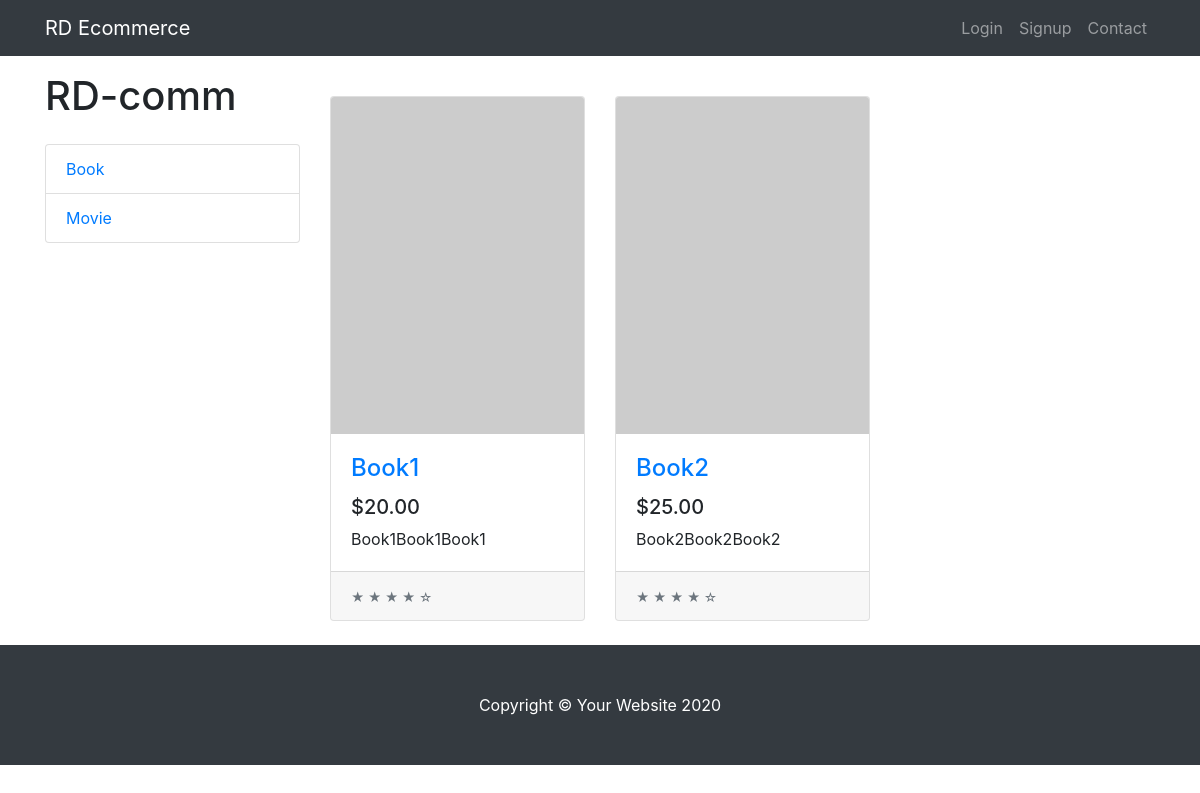
The app's page /, older data.
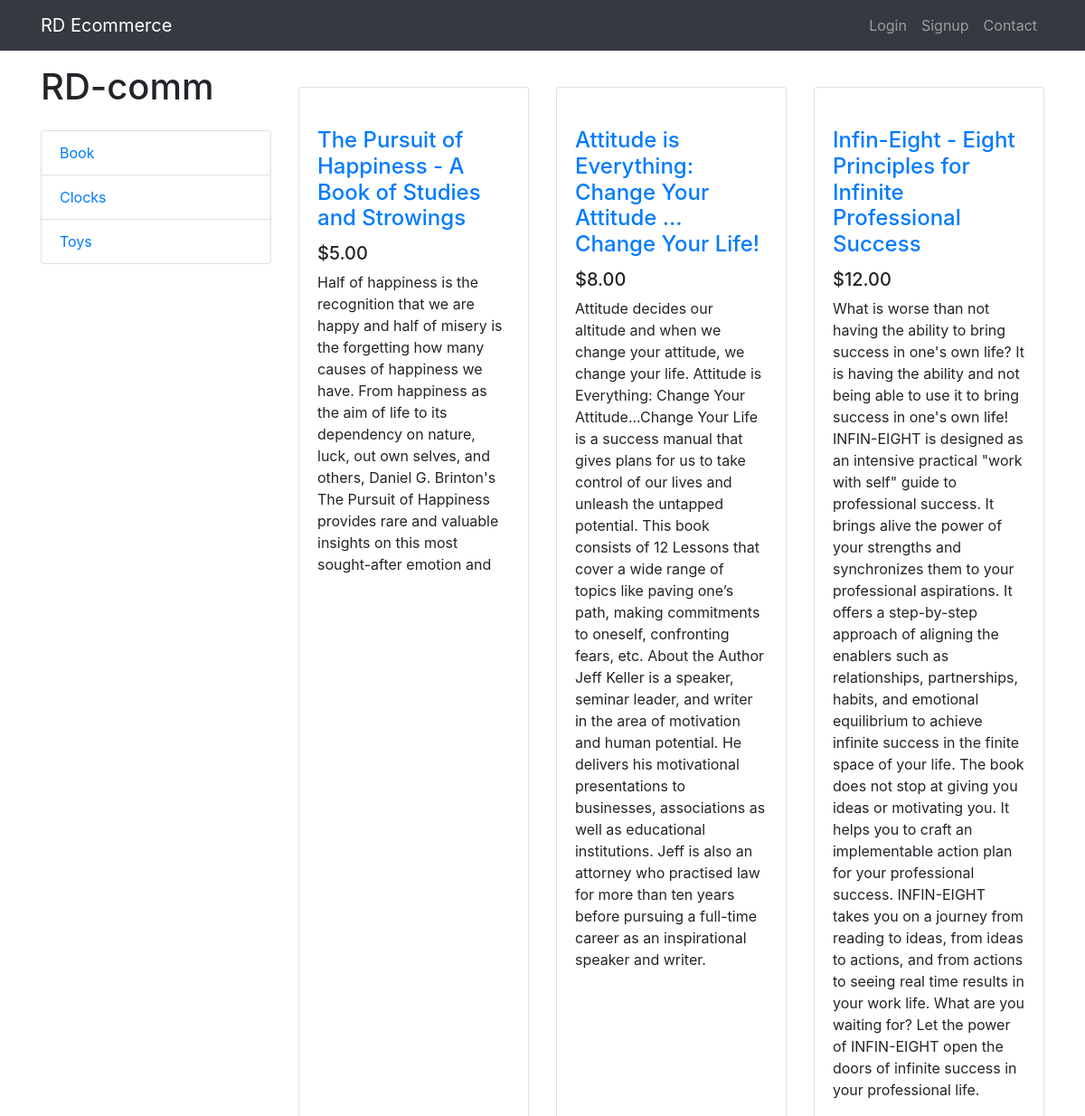
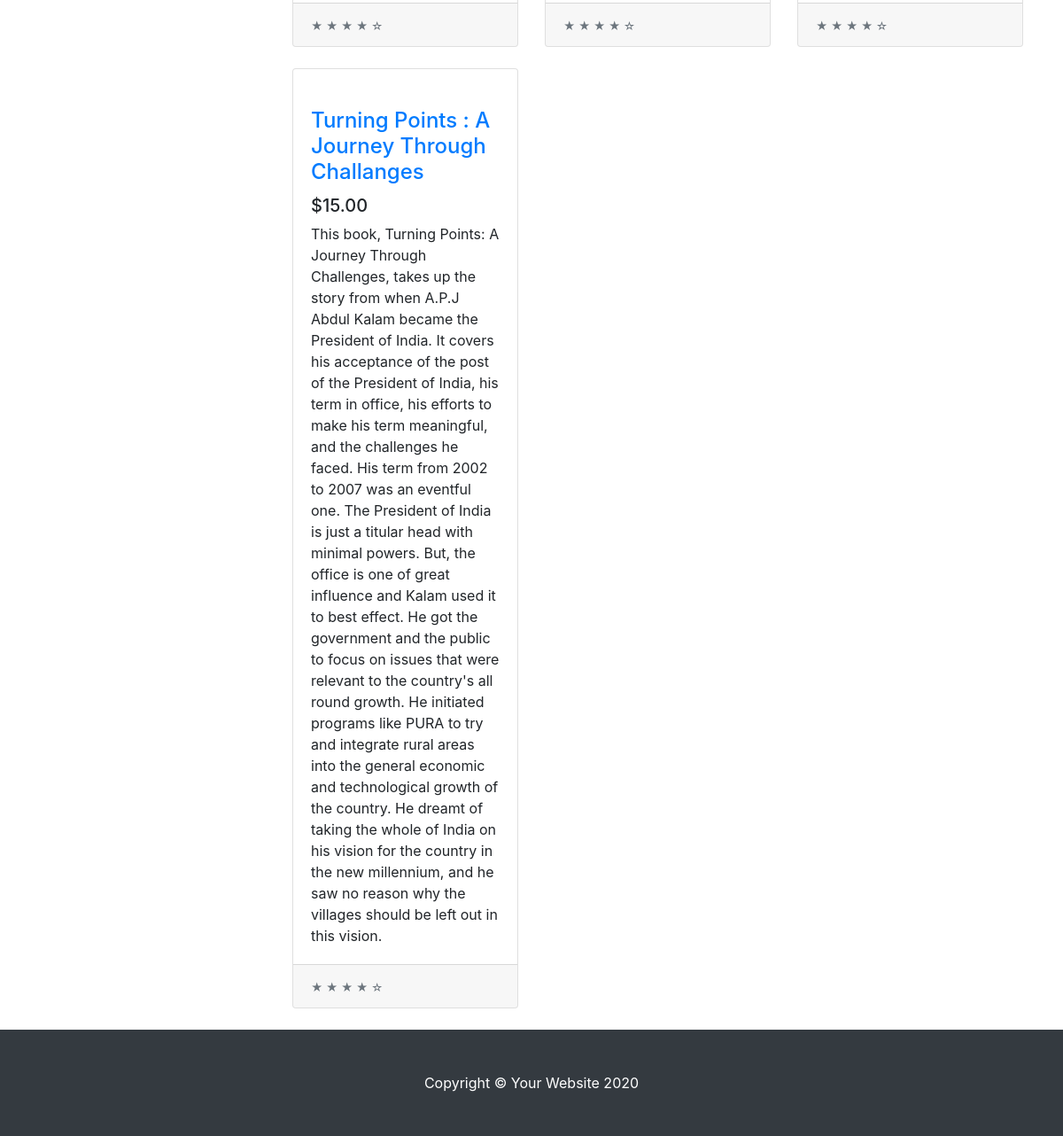
The same page, newer data (2 pictures, top to bottom).
### products/models.py (models this page shows, shortened)
class Category(models.Model):
    name = models.CharField(max_length=200)
    class Meta:
        ordering = ['name']

class Product(models.Model):
    name = models.CharField(max_length=200)
    category = models.ForeignKey('Category', on_delete=models.CASCADE)
    description = models.TextField(max_length=2000, default='')
    photo = models.URLField(max_length=900, default='https://via.placeholder.com/300x400?text=No+photo')
    price = models.DecimalField(max_digits=10, decimal_places=2)
    slug = models.SlugField()
    def get_absolute_url(self):
        return reverse('products:product-detail', args=[str(self.id)])

### products/views.py (the view)
# urls.py: path('', views.product_list, name='product-list'),
def product_list(request):
    categories = Category.objects.all()
    products = Product.objects.filter(category__id=categories[0].id)
    context = {
        'products': products,
        'categories': categories,
    }
    return render(request, 'Homepage.html', context)

### templates/Homepage.html
{% extends "base.html" %}
{% block categorycontent %}
   {% for category in categories %}
        <a href="{% url 'products:prod-category' category_id=category.id %}" class="list-group-item"> {{ category.name }}</a>
    {% endfor %}
{% endblock %}
{% block content %}
 <br><br>
        <div class="row">
           {% for prod in products %}
              <div class="col-lg-4 col-md-6 mb-4">
                <div class="card h-100">
                  <a href="{{ prod.get_absolute_url }}"><img class="card-img-top" src={{ prod.photo }} alt=""></a>
                  <div class="card-body">
                    <h4 class="card-title">
                      <a href="{{ prod.get_absolute_url }}">{{ prod.name }}</a>
                    </h4>
                    <h5>${{ prod.price}}</h5>
                    <p class="card-text">{{ prod.description }}</p>
                  </div>
                  <div class="card-footer">
                    <small class="text-muted">&#9733; &#9733; &#9733; &#9733; &#9734;</small>
                  </div>
                </div>
              </div>
           {% endfor %}
        </div>
{% endblock %}

### templates/base.html (shortened to what this page needs)
<!DOCTYPE html>
<html lang="en">
<head>
  {% load static %}
  <link href="{% static 'vendor/bootstrap/css/bootstrap.min.css' %}" rel="stylesheet">
  {% load static %}
  <link href="{% static 'css/shop-homepage.css" rel="stylesheet' %}">
</head>
<body>
  <nav class="navbar navbar-expand-lg navbar-dark bg-dark fixed-top">
    <div class="container">
      <a class="navbar-brand" href="/">RD Ecommerce</a>
      <div class="collapse navbar-collapse" id="navbarResponsive">
        <ul class="navbar-nav ml-auto">
          {% if request.user.is_authenticated %}
            <li class="nav-item active">
                <a class="nav-link" href="{% url 'orders:order-summary' %}">Cart</a>
          </li>
            <li class="nav-item">
              <a class="nav-link" href="{% url 'logout' %}">Logout</a>
            </li>
          {% else %}
                <li class="nav-item">
                  <a class="nav-link" href="{% url 'login' %}">Login</a>
              </li>
              <li class="nav-item">
                  <a class="nav-link" href="{% url 'accounts:register' %}">Signup</a>
              </li>
          {% endif %}
          <li class="nav-item">
            <a class="nav-link" href="#">Contact</a>
          </li>
        </ul>
      </div>
    </div>
  </nav>
  <div class="mt-4 pt-4">
    </div>
  <div class="container">
    <div class="row">
      <div class="col-lg-3">
        <h1 class="my-4">RD-comm</h1>
        <div class="list-group">
         {% block categorycontent %}
          {% endblock %}
        </div>
      </div>
      <div class="col-lg-9">
        {% block content %}
        {% endblock %}
      </div>
    </div>
  </div>
  <footer class="py-5 bg-dark">
    <div class="container">
      <p class="m-0 text-center text-white">Copyright &copy; Your Website 2020</p>
    </div>
  </footer>
</body>
</html>

Row changes from the older to the newer data that the page shows:
removed Category: name "Movie"
removed Product: name "Book1", price "20.00", description "Book1Book1Book1"
removed Product: name "Book2", price "25.00", description "Book2Book2Book2"
added Category: name "Clocks"
added Category: name "Toys"
added Product: name "The Pursuit of Happiness - A Book of Studies and Strowings", price "5.00", description "Half of happiness is the recognition that we are happy and half of misery is the forgetting how many causes of happiness we have. From happiness as the aim of life to its dependency on nature, luck, out own selves, and others, Daniel G. Brinton's The Pursuit of Happiness provides rare and valuable insights on this most sought-after emotion and"
added Product: name "Attitude is Everything: Change Your Attitude ... Change Your Life!", price "8.00", description "Attitude decides our altitude and when we change your attitude, we change your life. Attitude is Everything: Change Your Attitude...Change Your Life is a success manual that gives plans for us to take control of our lives and unleash the untapped potential. This book consists of 12 Lessons that cover a wide range of topics like paving one’s path, making commitments to oneself, confronting fears, etc. About the Author Jeff Keller is a speaker, seminar leader, and writer in the area of motivation and human potential. He delivers his motivational presentations to businesses, associations as well as educational institutions. Jeff is also an attorney who practised law for more than ten years…"
added Product: name "Infin-Eight - Eight Principles for Infinite Professional Success", price "12.00", description "What is worse than not having the ability to bring success in one's own life? It is having the ability and not being able to use it to bring success in one's own life! INFIN-EIGHT is designed as an intensive practical \"work with self\" guide to professional success. It brings alive the power of your strengths and synchronizes them to your professional aspirations. It offers a step-by-step approach of aligning the enablers such as relationships, partnerships, habits, and emotional equilibrium to achieve infinite success in the finite space of your life. The book does not stop at giving you ideas or motivating you. It helps you to craft an implementable action plan for your professional…"
added Product: name "Turning Points : A Journey Through Challanges", price "15.00", description "This book, Turning Points: A Journey Through Challenges, takes up the story from when A.P.J Abdul Kalam became the President of India. It covers his acceptance of the post of the President of India, his term in office, his efforts to make his term meaningful, and the challenges he faced. His term from 2002 to 2007 was an eventful one. The President of India is just a titular head with minimal powers. But, the office is one of great influence and Kalam used it to best effect. He got the government and the public to focus on issues that were relevant to the country's all round growth. He initiated programs like PURA to try and integrate rural areas into the general economic and technological…"
